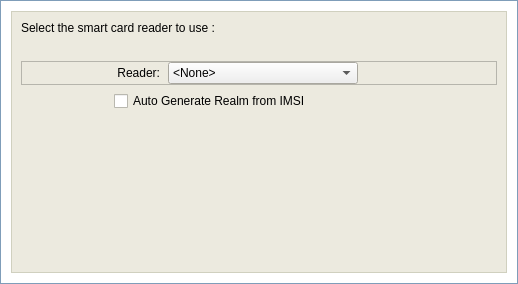
<ui version="4.0" >
 <class>Form</class>
 <widget class="QWidget" name="Form" >
  <property name="geometry" >
   <rect>
    <x>0</x>
    <y>0</y>
    <width>518</width>
    <height>284</height>
   </rect>
  </property>
  <property name="maximumSize" >
   <size>
    <width>518</width>
    <height>302</height>
   </size>
  </property>
  <property name="windowTitle" >
   <string>Form</string>
  </property>
  <layout class="QGridLayout" >
   <property name="leftMargin" >
    <number>0</number>
   </property>
   <property name="topMargin" >
    <number>0</number>
   </property>
   <property name="rightMargin" >
    <number>0</number>
   </property>
   <property name="bottomMargin" >
    <number>0</number>
   </property>
   <property name="horizontalSpacing" >
    <number>0</number>
   </property>
   <property name="verticalSpacing" >
    <number>0</number>
   </property>
   <item row="0" column="0" >
    <widget class="QFrame" name="frameOuterCosmetic" >
     <property name="sizePolicy" >
      <sizepolicy vsizetype="Fixed" hsizetype="Preferred" >
       <horstretch>0</horstretch>
       <verstretch>0</verstretch>
      </sizepolicy>
     </property>
     <property name="minimumSize" >
      <size>
       <width>16</width>
       <height>284</height>
      </size>
     </property>
     <property name="maximumSize" >
      <size>
       <width>16777215</width>
       <height>284</height>
      </size>
     </property>
     <property name="palette" >
      <palette>
       <active>
        <colorrole role="WindowText" >
         <brush brushstyle="SolidPattern" >
          <color alpha="255" >
           <red>127</red>
           <green>157</green>
           <blue>185</blue>
          </color>
         </brush>
        </colorrole>
        <colorrole role="Base" >
         <brush brushstyle="SolidPattern" >
          <color alpha="255" >
           <red>255</red>
           <green>255</green>
           <blue>255</blue>
          </color>
         </brush>
        </colorrole>
        <colorrole role="Window" >
         <brush brushstyle="SolidPattern" >
          <color alpha="255" >
           <red>255</red>
           <green>255</green>
           <blue>255</blue>
          </color>
         </brush>
        </colorrole>
       </active>
       <inactive>
        <colorrole role="WindowText" >
         <brush brushstyle="SolidPattern" >
          <color alpha="255" >
           <red>127</red>
           <green>157</green>
           <blue>185</blue>
          </color>
         </brush>
        </colorrole>
        <colorrole role="Base" >
         <brush brushstyle="SolidPattern" >
          <color alpha="255" >
           <red>255</red>
           <green>255</green>
           <blue>255</blue>
          </color>
         </brush>
        </colorrole>
        <colorrole role="Window" >
         <brush brushstyle="SolidPattern" >
          <color alpha="255" >
           <red>255</red>
           <green>255</green>
           <blue>255</blue>
          </color>
         </brush>
        </colorrole>
       </inactive>
       <disabled>
        <colorrole role="WindowText" >
         <brush brushstyle="SolidPattern" >
          <color alpha="255" >
           <red>127</red>
           <green>127</green>
           <blue>127</blue>
          </color>
         </brush>
        </colorrole>
        <colorrole role="Base" >
         <brush brushstyle="SolidPattern" >
          <color alpha="255" >
           <red>255</red>
           <green>255</green>
           <blue>255</blue>
          </color>
         </brush>
        </colorrole>
        <colorrole role="Window" >
         <brush brushstyle="SolidPattern" >
          <color alpha="255" >
           <red>255</red>
           <green>255</green>
           <blue>255</blue>
          </color>
         </brush>
        </colorrole>
       </disabled>
      </palette>
     </property>
     <property name="autoFillBackground" >
      <bool>true</bool>
     </property>
     <property name="frameShape" >
      <enum>QFrame::Box</enum>
     </property>
     <property name="frameShadow" >
      <enum>QFrame::Plain</enum>
     </property>
     <layout class="QVBoxLayout" >
      <property name="spacing" >
       <number>10</number>
      </property>
      <property name="leftMargin" >
       <number>10</number>
      </property>
      <property name="topMargin" >
       <number>10</number>
      </property>
      <property name="rightMargin" >
       <number>10</number>
      </property>
      <property name="bottomMargin" >
       <number>10</number>
      </property>
      <item>
       <widget class="QFrame" name="frame" >
        <property name="palette" >
         <palette>
          <active>
           <colorrole role="WindowText" >
            <brush brushstyle="SolidPattern" >
             <color alpha="255" >
              <red>208</red>
              <green>208</green>
              <blue>191</blue>
             </color>
            </brush>
           </colorrole>
           <colorrole role="Base" >
            <brush brushstyle="SolidPattern" >
             <color alpha="255" >
              <red>255</red>
              <green>255</green>
              <blue>255</blue>
             </color>
            </brush>
           </colorrole>
           <colorrole role="Window" >
            <brush brushstyle="SolidPattern" >
             <color alpha="255" >
              <red>236</red>
              <green>234</green>
              <blue>223</blue>
             </color>
            </brush>
           </colorrole>
          </active>
          <inactive>
           <colorrole role="WindowText" >
            <brush brushstyle="SolidPattern" >
             <color alpha="255" >
              <red>208</red>
              <green>208</green>
              <blue>191</blue>
             </color>
            </brush>
           </colorrole>
           <colorrole role="Base" >
            <brush brushstyle="SolidPattern" >
             <color alpha="255" >
              <red>255</red>
              <green>255</green>
              <blue>255</blue>
             </color>
            </brush>
           </colorrole>
           <colorrole role="Window" >
            <brush brushstyle="SolidPattern" >
             <color alpha="255" >
              <red>236</red>
              <green>234</green>
              <blue>223</blue>
             </color>
            </brush>
           </colorrole>
          </inactive>
          <disabled>
           <colorrole role="WindowText" >
            <brush brushstyle="SolidPattern" >
             <color alpha="255" >
              <red>118</red>
              <green>116</green>
              <blue>108</blue>
             </color>
            </brush>
           </colorrole>
           <colorrole role="Base" >
            <brush brushstyle="SolidPattern" >
             <color alpha="255" >
              <red>236</red>
              <green>234</green>
              <blue>223</blue>
             </color>
            </brush>
           </colorrole>
           <colorrole role="Window" >
            <brush brushstyle="SolidPattern" >
             <color alpha="255" >
              <red>236</red>
              <green>234</green>
              <blue>223</blue>
             </color>
            </brush>
           </colorrole>
          </disabled>
         </palette>
        </property>
        <property name="autoFillBackground" >
         <bool>true</bool>
        </property>
        <property name="frameShape" >
         <enum>QFrame::Box</enum>
        </property>
        <property name="frameShadow" >
         <enum>QFrame::Plain</enum>
        </property>
        <layout class="QVBoxLayout" >
         <item>
          <widget class="QLabel" name="labelMessage" >
           <property name="palette" >
            <palette>
             <active>
              <colorrole role="WindowText" >
               <brush brushstyle="SolidPattern" >
                <color alpha="255" >
                 <red>0</red>
                 <green>0</green>
                 <blue>0</blue>
                </color>
               </brush>
              </colorrole>
             </active>
             <inactive>
              <colorrole role="WindowText" >
               <brush brushstyle="SolidPattern" >
                <color alpha="255" >
                 <red>0</red>
                 <green>0</green>
                 <blue>0</blue>
                </color>
               </brush>
              </colorrole>
             </inactive>
             <disabled>
              <colorrole role="WindowText" >
               <brush brushstyle="SolidPattern" >
                <color alpha="255" >
                 <red>118</red>
                 <green>116</green>
                 <blue>108</blue>
                </color>
               </brush>
              </colorrole>
             </disabled>
            </palette>
           </property>
           <property name="font" >
            <font>
             <family>Arial</family>
             <pointsize>9</pointsize>
            </font>
           </property>
           <property name="text" >
            <string>Select the smart card reader to use :</string>
           </property>
           <property name="wordWrap" >
            <bool>true</bool>
           </property>
          </widget>
         </item>
         <item>
          <spacer>
           <property name="orientation" >
            <enum>Qt::Vertical</enum>
           </property>
           <property name="sizeType" >
            <enum>QSizePolicy::Fixed</enum>
           </property>
           <property name="sizeHint" >
            <size>
             <width>20</width>
             <height>20</height>
            </size>
           </property>
          </spacer>
         </item>
         <item>
          <widget class="QFrame" name="frame_2" >
           <property name="sizePolicy" >
            <sizepolicy vsizetype="Fixed" hsizetype="Expanding" >
             <horstretch>0</horstretch>
             <verstretch>0</verstretch>
            </sizepolicy>
           </property>
           <property name="frameShape" >
            <enum>QFrame::StyledPanel</enum>
           </property>
           <property name="frameShadow" >
            <enum>QFrame::Raised</enum>
           </property>
           <layout class="QHBoxLayout" >
            <property name="spacing" >
             <number>8</number>
            </property>
            <property name="leftMargin" >
             <number>0</number>
            </property>
            <property name="topMargin" >
             <number>0</number>
            </property>
            <property name="rightMargin" >
             <number>0</number>
            </property>
            <property name="bottomMargin" >
             <number>0</number>
            </property>
            <item>
             <spacer>
              <property name="orientation" >
               <enum>Qt::Horizontal</enum>
              </property>
              <property name="sizeType" >
               <enum>QSizePolicy::Expanding</enum>
              </property>
              <property name="sizeHint" >
               <size>
                <width>30</width>
                <height>20</height>
               </size>
              </property>
             </spacer>
            </item>
            <item>
             <widget class="QLabel" name="labelReader" >
              <property name="sizePolicy" >
               <sizepolicy vsizetype="Fixed" hsizetype="Fixed" >
                <horstretch>0</horstretch>
                <verstretch>0</verstretch>
               </sizepolicy>
              </property>
              <property name="minimumSize" >
               <size>
                <width>110</width>
                <height>22</height>
               </size>
              </property>
              <property name="maximumSize" >
               <size>
                <width>110</width>
                <height>22</height>
               </size>
              </property>
              <property name="palette" >
               <palette>
                <active>
                 <colorrole role="WindowText" >
                  <brush brushstyle="SolidPattern" >
                   <color alpha="255" >
                    <red>0</red>
                    <green>0</green>
                    <blue>0</blue>
                   </color>
                  </brush>
                 </colorrole>
                </active>
                <inactive>
                 <colorrole role="WindowText" >
                  <brush brushstyle="SolidPattern" >
                   <color alpha="255" >
                    <red>0</red>
                    <green>0</green>
                    <blue>0</blue>
                   </color>
                  </brush>
                 </colorrole>
                </inactive>
                <disabled>
                 <colorrole role="WindowText" >
                  <brush brushstyle="SolidPattern" >
                   <color alpha="255" >
                    <red>127</red>
                    <green>127</green>
                    <blue>127</blue>
                   </color>
                  </brush>
                 </colorrole>
                </disabled>
               </palette>
              </property>
              <property name="font" >
               <font>
                <family>Arial</family>
                <pointsize>9</pointsize>
               </font>
              </property>
              <property name="text" >
               <string>Reader:</string>
              </property>
              <property name="alignment" >
               <set>Qt::AlignRight|Qt::AlignTrailing|Qt::AlignVCenter</set>
              </property>
             </widget>
            </item>
            <item>
             <widget class="QComboBox" name="comboBoxReader" >
              <property name="sizePolicy" >
               <sizepolicy vsizetype="Fixed" hsizetype="Fixed" >
                <horstretch>0</horstretch>
                <verstretch>0</verstretch>
               </sizepolicy>
              </property>
              <property name="minimumSize" >
               <size>
                <width>190</width>
                <height>22</height>
               </size>
              </property>
              <property name="maximumSize" >
               <size>
                <width>16777215</width>
                <height>22</height>
               </size>
              </property>
              <property name="font" >
               <font>
                <family>Arial</family>
                <pointsize>9</pointsize>
               </font>
              </property>
              <item>
               <property name="text" >
                <string>&lt;None></string>
               </property>
              </item>
             </widget>
            </item>
            <item>
             <spacer>
              <property name="orientation" >
               <enum>Qt::Horizontal</enum>
              </property>
              <property name="sizeType" >
               <enum>QSizePolicy::Fixed</enum>
              </property>
              <property name="sizeHint" >
               <size>
                <width>110</width>
                <height>20</height>
               </size>
              </property>
             </spacer>
            </item>
            <item>
             <spacer>
              <property name="orientation" >
               <enum>Qt::Horizontal</enum>
              </property>
              <property name="sizeType" >
               <enum>QSizePolicy::Expanding</enum>
              </property>
              <property name="sizeHint" >
               <size>
                <width>30</width>
                <height>20</height>
               </size>
              </property>
             </spacer>
            </item>
           </layout>
          </widget>
         </item>
         <item>
          <layout class="QHBoxLayout" >
           <item>
            <spacer>
             <property name="orientation" >
              <enum>Qt::Horizontal</enum>
             </property>
             <property name="sizeHint" >
              <size>
               <width>30</width>
               <height>20</height>
              </size>
             </property>
            </spacer>
           </item>
           <item>
            <widget class="QCheckBox" name="checkBoxAutoRealm" >
             <property name="palette" >
              <palette>
               <active>
                <colorrole role="WindowText" >
                 <brush brushstyle="SolidPattern" >
                  <color alpha="255" >
                   <red>0</red>
                   <green>0</green>
                   <blue>0</blue>
                  </color>
                 </brush>
                </colorrole>
               </active>
               <inactive>
                <colorrole role="WindowText" >
                 <brush brushstyle="SolidPattern" >
                  <color alpha="255" >
                   <red>0</red>
                   <green>0</green>
                   <blue>0</blue>
                  </color>
                 </brush>
                </colorrole>
               </inactive>
               <disabled>
                <colorrole role="WindowText" >
                 <brush brushstyle="SolidPattern" >
                  <color alpha="255" >
                   <red>118</red>
                   <green>116</green>
                   <blue>108</blue>
                  </color>
                 </brush>
                </colorrole>
               </disabled>
              </palette>
             </property>
             <property name="text" >
              <string>Auto Generate Realm from IMSI</string>
             </property>
            </widget>
           </item>
           <item>
            <spacer>
             <property name="orientation" >
              <enum>Qt::Horizontal</enum>
             </property>
             <property name="sizeHint" >
              <size>
               <width>40</width>
               <height>20</height>
              </size>
             </property>
            </spacer>
           </item>
           <item>
            <spacer>
             <property name="orientation" >
              <enum>Qt::Horizontal</enum>
             </property>
             <property name="sizeHint" >
              <size>
               <width>30</width>
               <height>20</height>
              </size>
             </property>
            </spacer>
           </item>
          </layout>
         </item>
         <item>
          <spacer>
           <property name="orientation" >
            <enum>Qt::Vertical</enum>
           </property>
           <property name="sizeHint" >
            <size>
             <width>474</width>
             <height>61</height>
            </size>
           </property>
          </spacer>
         </item>
        </layout>
       </widget>
      </item>
     </layout>
    </widget>
   </item>
  </layout>
 </widget>
 <resources/>
 <connections/>
</ui>
